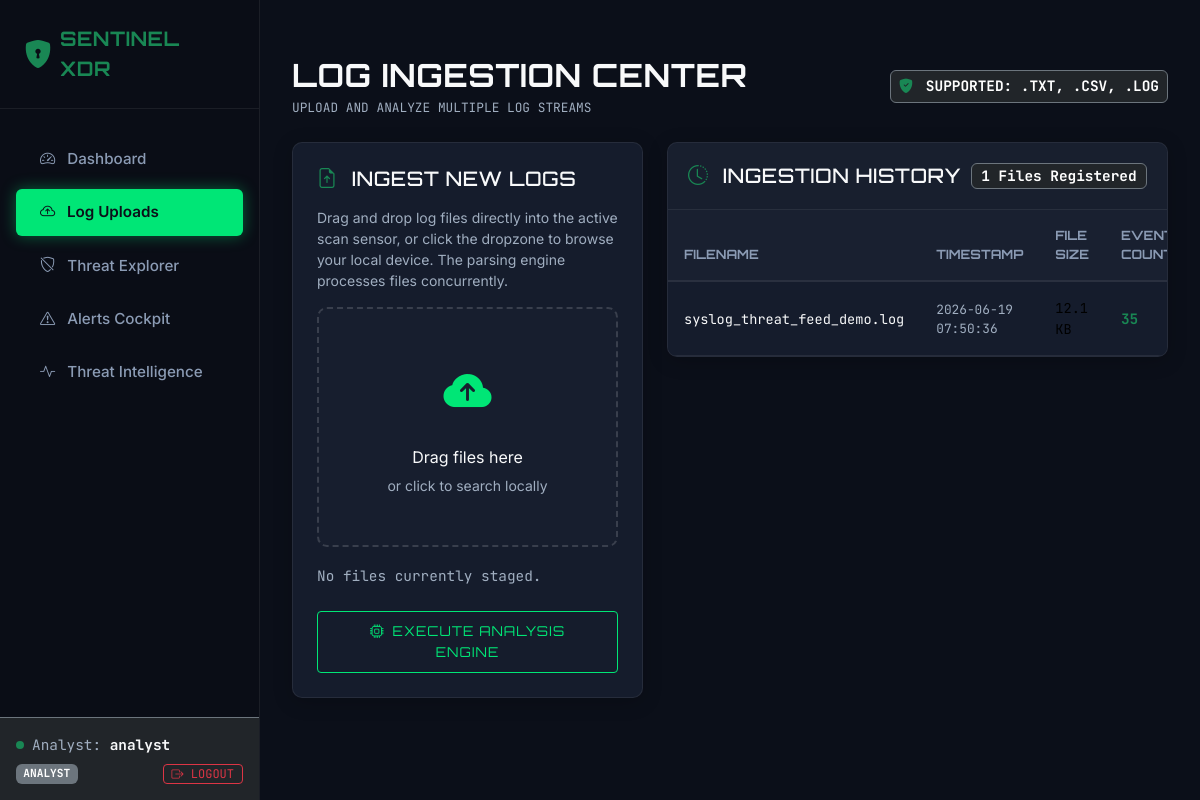
Screenshot of /uploads (signed in) with the database file from the repository.
### app/models/user.py (models this page shows, shortened)
class User(db.Model):
    __tablename__ = 'users'
    id = db.Column(db.Integer, primary_key=True)
    username = db.Column(db.String(64), unique=True, nullable=False, index=True)
    email = db.Column(db.String(120), unique=True, nullable=False)
    password_hash = db.Column(db.String(128), nullable=False)
    created_at = db.Column(db.DateTime, default=datetime.datetime.utcnow)
    role = db.Column(db.String(32), default='analyst', nullable=False)  # 'admin' or 'analyst'
    uploads = db.relationship('UploadedLog', backref='uploader', lazy=True, cascade="all, delete-orphan")

### app/models/uploaded_log.py (models this page shows, shortened)
class UploadedLog(db.Model):
    __tablename__ = 'uploaded_logs'
    id = db.Column(db.Integer, primary_key=True)
    filename = db.Column(db.String(256), nullable=False)
    upload_time = db.Column(db.DateTime, default=datetime.datetime.utcnow, nullable=False)
    file_size = db.Column(db.Integer, nullable=False)  # Size in bytes
    log_count = db.Column(db.Integer, default=0, nullable=False)  # Parsed lines
    user_id = db.Column(db.Integer, db.ForeignKey('users.id', ondelete='CASCADE'), nullable=False)
    events = db.relationship('SecurityEvent', backref='log_source', lazy=True, cascade="all, delete-orphan")

### app/blueprints/main.py (the view, shortened to what this page needs)
@main_bp.route('/uploads', methods=['GET', 'POST'])
@login_required
def uploads():
    history = UploadedLog.query.order_by(UploadedLog.upload_time.desc()).all()
    return render_template('uploads.html', uploads=history)

### app/templates/uploads.html (shortened to what this page needs)
{% extends 'base.html' %}
{% block content %}
<div class="container-fluid px-0">
    <div class="d-flex justify-content-between align-items-center mb-4">
        <div>
            <h2 class="text-light fw-bold mb-1">LOG INGESTION CENTER</h2>
            <p class="text-muted text-mono mb-0" style="font-size: 0.8rem;">UPLOAD AND ANALYZE MULTIPLE LOG STREAMS</p>
        </div>
        <div>
            <span class="badge bg-dark border border-secondary text-mono p-2">
                <i class="bi bi-shield-fill-check text-success me-1"></i> SUPPORTED: .TXT, .CSV, .LOG
            </span>
        </div>
    </div>
    <div class="row g-4">
        <div class="col-12 col-lg-5">
            <div class="cyber-card p-4">
                <h5 class="text-light mb-3 font-display"><i class="bi bi-file-earmark-arrow-up text-success me-2"></i> INGEST NEW LOGS</h5>
                <p class="text-muted small">
                    Drag and drop log files directly into the active scan sensor, or click the dropzone to browse your local device. The parsing engine processes files concurrently.
                </p>
                <form action="{{ url_for('main.uploads') }}" method="POST" enctype="multipart/form-data">
                    <div class="upload-dropzone" id="uploadDropzone">
                        <i class="bi bi-cloud-arrow-up-fill upload-icon d-block"></i>
                        <span class="font-display text-light d-block mb-1">Drag files here</span>
                        <span class="text-muted small">or click to search locally</span>
                    </div>
                    <div id="selectedFiles" class="my-3">
                        <span class="text-muted text-mono small">No files currently staged.</span>
                    </div>
                    <div class="d-grid mt-4">
                        <button type="submit" class="btn btn-cyber">
                            <i class="bi bi-cpu me-2"></i>Execute Analysis Engine
                        </button>
                    </div>
                </form>
            </div>
        </div>
        <div class="col-12 col-lg-7">
            <div class="cyber-card">
                <div class="cyber-card-header d-flex justify-content-between align-items-center">
                    <h5 class="text-light mb-0 font-display"><i class="bi bi-clock-history text-success me-2"></i> INGESTION HISTORY</h5>
                    <span class="badge bg-dark border border-secondary text-mono">{{ uploads | length }} Files Registered</span>
                </div>
                <div class="table-responsive">
                    <table class="table table-cyber mb-0 align-middle">
                        <thead>
                            <tr>
                                <th>Filename</th>
                                <th>Timestamp</th>
                                <th>File Size</th>
                                <th>Events Count</th>
                            </tr>
                        </thead>
                        <tbody>
                            {% if uploads %}
                                {% for item in uploads %}
                                <tr>
                                    <td class="text-light text-mono font-weight-bold" style="font-size: 0.85rem;">
                                        {{ item.filename }}
                                    </td>
                                    <td class="text-muted text-mono" style="font-size: 0.8rem;">
                                        {{ item.upload_time.strftime('%Y-%m-%d %H:%M:%S') }}
                                    </td>
                                    <td class="text-mono" style="font-size: 0.85rem;">
                                        {{ item.file_size | filesizeformat }}
                                    </td>
                                    <td class="text-mono text-success fw-bold">
                                        {{ item.log_count }}
                                    </td>
                                </tr>
                                {% endfor %}
                            {% endif %}
                        </tbody>
                    </table>
                </div>
            </div>
        </div>
    </div>
</div>
{% endblock %}

### app/templates/base.html (shortened to what this page needs)
<!DOCTYPE html>
<html lang="en">
<head>
    <link href="https://cdn.jsdelivr.net/npm/bootstrap@5.3.3/dist/css/bootstrap.min.css" rel="stylesheet"
>
    <link rel="stylesheet" href="https://cdn.jsdelivr.net/npm/bootstrap-icons@1.11.3/font/bootstrap-icons.min.css">
    <link rel="stylesheet" href="{{ url_for('static', filename='css/custom.css') }}">
</head>
<body>
    <div class="sidebar d-flex flex-column justify-content-between">
        <div>
            <div class="sidebar-logo">
                <i class="bi bi-shield-lock-fill text-success fs-3 me-2"></i>
                <span class="brand-text text-success fs-5 fw-bold">SENTINEL XDR</span>
            </div>
            {% if g.user %}
            <nav class="nav flex-column">
                <a class="nav-link {% if request.endpoint == 'dashboard.index' %}active{% endif %}"
                    href="{{ url_for('dashboard.index') }}">
                    <i class="bi bi-speedometer2 me-2"></i> Dashboard
                </a>
                <a class="nav-link {% if request.endpoint == 'main.uploads' %}active{% endif %}"
                    href="{{ url_for('main.uploads') }}">
                    <i class="bi bi-cloud-arrow-up me-2"></i> Log Uploads
                </a>
                <a class="nav-link {% if request.endpoint == 'main.events' %}active{% endif %}"
                    href="{{ url_for('main.events') }}">
                    <i class="bi bi-shield-slash me-2"></i> Threat Explorer
                </a>
                <a class="nav-link {% if request.endpoint == 'alerts.index' %}active{% endif %}"
                    href="{{ url_for('alerts.index') }}">
                    <i class="bi bi-exclamation-triangle me-2"></i> Alerts Cockpit
                </a>
                <a class="nav-link {% if request.endpoint == 'iocs.index' %}active{% endif %}"
                    href="{{ url_for('iocs.index') }}">
                    <i class="bi bi-activity me-2"></i> Threat Intelligence
                </a>
            </nav>
            {% endif %}
        </div>
        {% if g.user %}
        <div class="p-3 border-top border-secondary bg-dark">
            <div class="d-flex align-items-center mb-2">
                <div class="bg-success rounded-circle me-2" style="width: 8px; height: 8px;"></div>
                <small class="text-muted text-mono">Analyst: <span class="text-light fw-bold">{{ g.user.username
                        }}</span></small>
            </div>
            <div class="d-flex justify-content-between align-items-center">
                <span class="badge bg-secondary text-mono" style="font-size: 0.7rem;">{{ g.user.role | upper }}</span>
                <a href="{{ url_for('auth.logout') }}" class="btn btn-sm btn-outline-danger py-0 px-2 text-mono"
                    style="font-size: 0.75rem;">
                    <i class="bi bi-box-arrow-right"></i> LOGOUT
                </a>
            </div>
        </div>
        {% endif %}
    </div>
    <div class="main-wrapper">
        {% block content %}{% endblock %}
    </div>
</body>
</html>

### app/static/css/custom.css (style rules this page uses)
:root { --bg-primary: #0b0f19; --bg-secondary: #0f1626; --bg-card: #151c2c; --bg-sidebar: #0a0d16; --border-color: rgba(255, 255, 255, 0.07); --border-glow: rgba(0, 230, 118, 0.2); --accent-primary: #00e676; --accent-info: #00b0ff; --accent-warning: #ffea00; --accent-danger: #ff9100; --accent-critical: #ff1744; --text-main: #f5f6fa; --text-muted: #8b9bb4; --font-sans: 'Inter', sans-serif; --font-display: 'Orbitron', sans-serif; --font-mono: 'JetBrains Mono', monospace; }
body { background-color: var(--bg-primary); color: var(--text-main); font-family: var(--font-sans); margin: 0; overflow-x: hidden; }
h1, h2, h3, h4, h5, h6, .brand-text { font-family: var(--font-display); letter-spacing: 0.5px; }
.sidebar { background-color: var(--bg-sidebar); border-right: 1px solid var(--border-color); min-height: 100vh; padding-top: 1.5rem; position: fixed; width: 260px; z-index: 100; }
.sidebar .nav-link { color: var(--text-muted); font-size: 0.95rem; font-weight: 500; padding: 0.75rem 1.5rem; margin: 0.2rem 1rem; border-radius: 6px; transition: all 0.3s ease; }
.sidebar .nav-link.active { color: var(--bg-primary); background-color: var(--accent-primary); font-weight: 600; box-shadow: 0 0 15px rgba(0, 230, 118, 0.4); }
.sidebar-logo { display: flex; align-items: center; padding: 0 1.5rem 1.5rem 1.5rem; border-bottom: 1px solid var(--border-color); margin-bottom: 1.5rem; }
.main-wrapper { margin-left: 260px; padding: 2rem; min-height: 100vh; }
.cyber-card { background: var(--bg-card); border: 1px solid var(--border-color); border-radius: 10px; box-shadow: 0 4px 20px rgba(0, 0, 0, 0.2); transition: all 0.3s ease; position: relative; overflow: hidden; }
.cyber-card-header { border-bottom: 1px solid var(--border-color); padding: 1.25rem; background: rgba(255, 255, 255, 0.01); }
.btn-cyber { background-color: transparent; border: 1px solid var(--accent-primary); color: var(--accent-primary); font-family: var(--font-display); font-size: 0.85rem; letter-spacing: 1px; padding: 0.6rem 1.2rem; border-radius: 4px; transition: all 0.3s ease; text-transform: uppercase; }
.table-cyber { color: var(--text-main); border-collapse: separate; border-spacing: 0; }
.table-cyber th { background-color: rgba(255, 255, 255, 0.02); border-bottom: 2px solid var(--border-color); color: var(--text-muted); font-family: var(--font-display); font-size: 0.8rem; text-transform: uppercase; padding: 1rem; }
.table-cyber td { padding: 1rem; border-bottom: 1px solid var(--border-color); background-color: var(--bg-card); transition: background-color 0.2s ease; }
.upload-dropzone { border: 2px dashed rgba(255, 255, 255, 0.15); border-radius: 10px; padding: 3rem; text-align: center; background-color: rgba(255, 255, 255, 0.01); transition: all 0.3s ease; cursor: pointer; }
.upload-icon { font-size: 3rem; color: var(--accent-primary); margin-bottom: 1rem; animation: float 3s ease-in-out infinite; }
.text-mono { font-family: var(--font-mono); font-size: 0.9rem; }
.text-muted { color: #a0aec0 !important; }

### rows the page displays
User: user.username "analyst", user.role "ANALYST"
UploadedLog: filename "syslog_threat_feed_demo.log", upload_time "2026-06-19 07:50:36", file_size|filesizeformat "12.1 KB", log_count "35"

### other values shown
{{ uploads | length }} "1"
